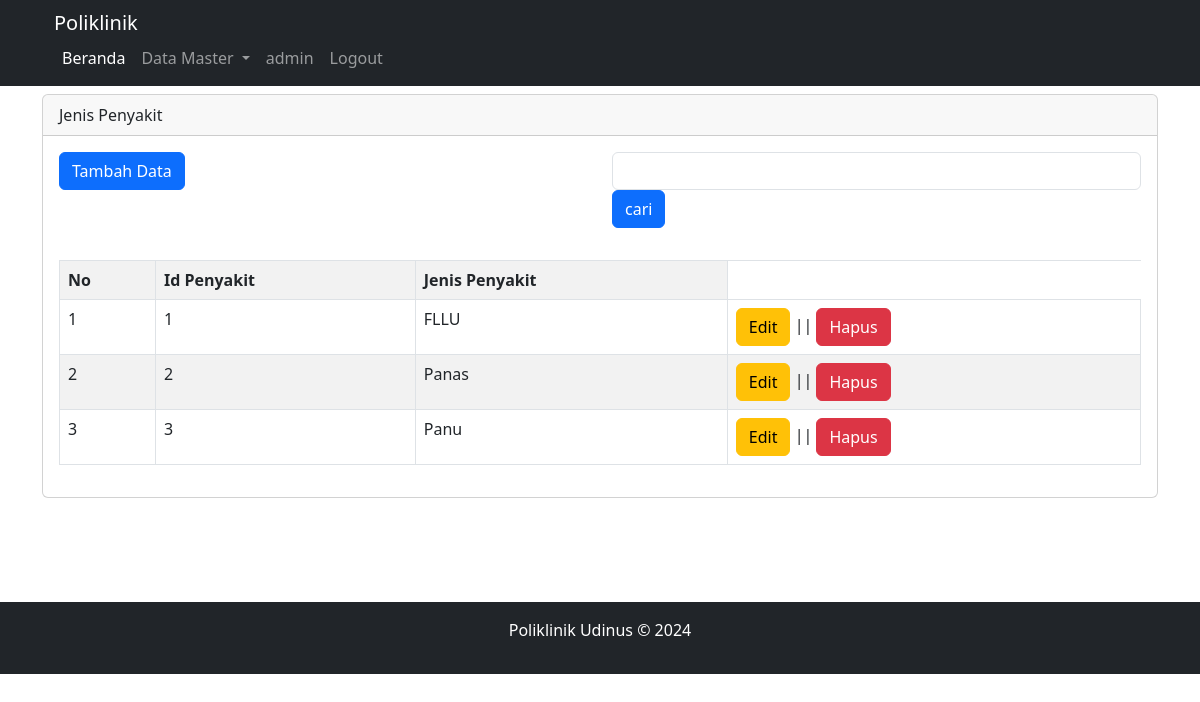
Screenshot of /penyakit.php with the database file from the repository.
### tables this page shows
CREATE TABLE `penyakit` (
  `id_penyakit` int(11) NOT NULL,
  `nama_penyakit` varchar(255) NOT NULL
);

### penyakit.php (the view, shortened to what this page needs)
<?php
	include "header.php";
	$query = mysqli_query($conn,"SELECT * FROM dokter");
?>
<div class="container">
	<div class="row">
		<div class="col-lg-12 mt-2" style="min-height: 500px">
			<div class="card">
				  <div class="card-header">
					Jenis Penyakit
				  </div>
				  <div class="card-body">
					<div class ="row">
						<div class="col">
							<button type="button" class="btn btn-primary" data-bs-toggle="modal" data-bs-target="#staticBackdrop">
							  Tambah Data
							</button>
						</div>
						<div class="col">
							<form action="" class="form-inline" method="GET">
								<input type="text" class="form-control" name="keyword">
								<input type="submit" class="btn btn-primary" name="cari" value="cari">
							</form>
						</div>
					</div>
                    <div class="row mt-3">
                        <div class="col">
                            <table class="table table-bordered table-striped">
                                <tr>
                                    <th>No</th>
                                    <th>Id Penyakit</th>
                                    <th>Jenis Penyakit</th>
                                </tr>
                                <?php
							if(isset($_GET['cari'])){
								$keyword=$_GET['keyword'];
								$query=mysqli_query($conn,"SELECT * FROM penyakit WHERE nama_penyakit like '%$keyword%'");
							}else {
									$query = mysqli_query($conn,"SELECT * FROM penyakit");
							}
							$no=1;
								while ($ambil_data=mysqli_fetch_array($query)){
							?>
							<tr>
								<td><?php echo $no++ ?></td>
								<td><?php echo $ambil_data['id_penyakit'];?></td>
                                <td><?php echo $ambil_data['nama_penyakit'];?></td>
								<td><a href="edit_penyakit.php?id=<?php echo $ambil_data['id_penyakit']?>" class="btn btn-warning">Edit<a> ||  <a href="hapus_data_penyakit.php?id=<?php echo $ambil_data['id_penyakit']?>" class="btn btn-danger" onclick="return confirm('Yakin Hapus ini ?')">Hapus<a>
							</tr>
								<?php
								}
								?>
							</table>
						</div>
					</div>
				  </div>
			</div>
		</div>
	</div>
</div>
<?php
	include "footer.php";
?>

### rows the page displays
penyakit: id_penyakit "1", nama_penyakit "FLLU"
penyakit: id_penyakit "2", nama_penyakit "Panas"
penyakit: id_penyakit "3", nama_penyakit "Panu"
